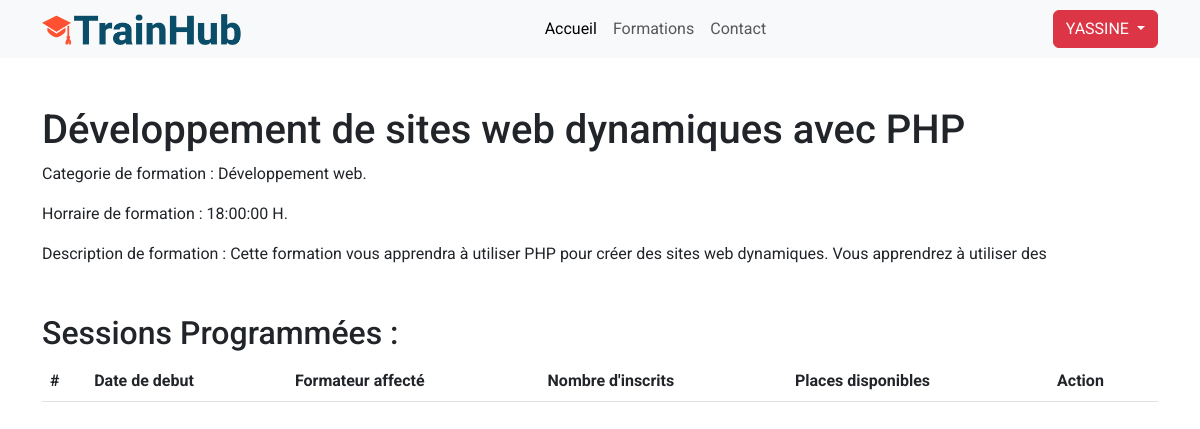
The page /details.php?id=6 (signed in) on the database as committed earlier.
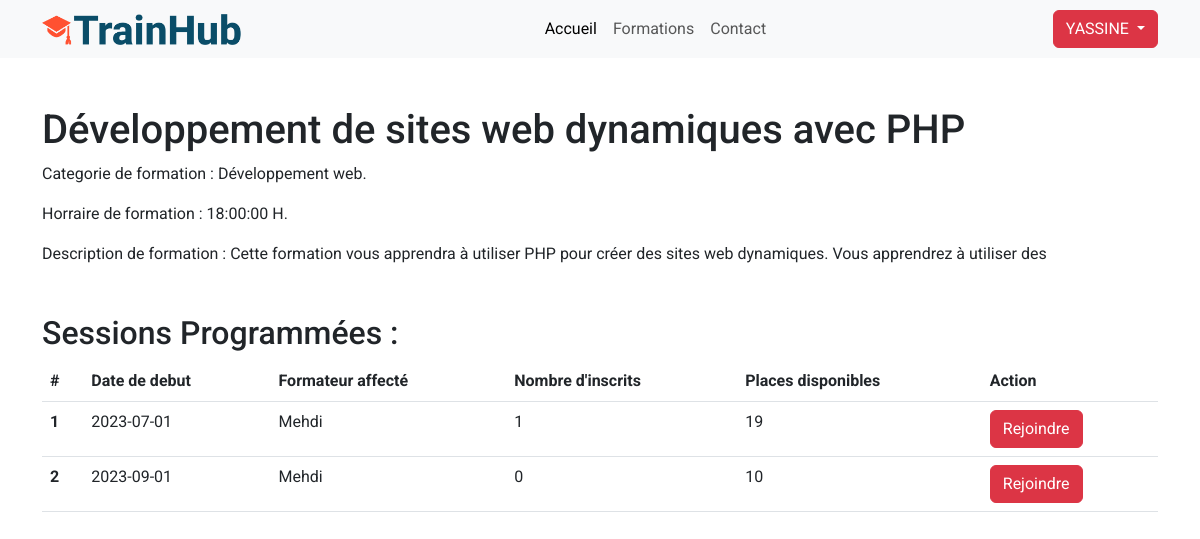
The same page on the database as committed later.
### tables this page shows
CREATE TABLE IF NOT EXISTS `session` (
  `ID_SESSION` int NOT NULL AUTO_INCREMENT,
  `ID_FORMATEUR` int NOT NULL,
  `ID_FORMATION` int NOT NULL,
  `DATE_DEBUT_SESSION` date DEFAULT NULL,
  `DATE_FIN_SESSION` date DEFAULT NULL,
  `NOMBRE_PLACES_SESSION` smallint DEFAULT NULL,
  `ETAT_SESSION` varchar(50) DEFAULT NULL,
  PRIMARY KEY (`ID_SESSION`),
  KEY `FK_SESSION_AFFECTER_FORMATEU` (`ID_FORMATEUR`),
  KEY `FK_SESSION_CONCERNE_FORMATIO` (`ID_FORMATION`)
);

CREATE TABLE IF NOT EXISTS `formateur` (
  `ID_FORMATEUR` int NOT NULL AUTO_INCREMENT,
  `ID_ADMIN` int NOT NULL,
  `NOM_FORMATEUR` varchar(40) DEFAULT NULL,
  `EMAIL_FORMATEUR` varchar(120) DEFAULT NULL,
  `MDP_FORMATEUR` varchar(30) DEFAULT NULL,
  PRIMARY KEY (`ID_FORMATEUR`),
  KEY `FK_FORMATEU_GERER_ADMIN` (`ID_ADMIN`)
);

### details.php (the view, shortened to what this page needs)
<?php
include("./db_connection.php");
if (isset($_GET['id'])) {
  $id_formation = $_GET['id'];
}
?>
<!doctype html>
<html lang="en">
  <head>
    <link rel="stylesheet" href="styles.css">
    <link href="https://cdn.jsdelivr.net/npm/bootstrap@5.3.0-alpha3/dist/css/bootstrap.min.css" rel="stylesheet">
  </head>
  <body>
  <header class="sticky-top">
      <nav class="navbar navbar-expand-lg navbar-light bg-light">
        <div class="container">
          <a class="navbar-brand" href="index.php">
            <img src="icons/logo.png" alt="Logo" width="200">
          </a>
          <div class="collapse navbar-collapse" id="navbarNav">
            <ul class="navbar-nav mx-auto">
              <li class="nav-item">
                <a class="nav-link active" href="index.php">Accueil</a>
              </li>
              <li class="nav-item">
                <a class="nav-link" href="./formation.php">Formations</a>
              </li>
              <li class="nav-item">
                <a class="nav-link" href="#">Contact</a>
              </li>
            </ul>
            <div class="d-flex">
            <?php
                  if (isset($_SESSION['email'])) {
                      echo '
                      <div class="dropdown">
                        <button class="btn btn-danger dropdown-toggle text-uppercase" type="button" data-bs-toggle="dropdown" aria-expanded="false">
                          '. $_SESSION['full_name'] .'
                        </button>
                        <ul class="dropdown-menu">
                          <li><a class="dropdown-item" href="./profil.php">Mon Profil</a></li>
                          <li><a class="dropdown-item" href="#">Editer Mes Informations</a></li>
                          <li><hr class="dropdown-divider"></li>
                          <li><a class="dropdown-item" href="logout.php">Se Deconnecter</a></li>
                        </ul>
                      </div>';
                  } else {
                      echo '<a href="login.php" class="btn btn-outline-danger me-2" type="button">Login</a>
                      <a class="btn btn-danger" type="button">Sign up</a>';
                  }
                ?>
            </div>
          </div>
        </div>
      </nav>
    </header>
    <?php
      $formation_list_request = "SELECT * FROM `formation` WHERE formation.ID_FORMATION = '$id_formation'";
      $formation_list = $db_connection->prepare($formation_list_request);
      $formation_list->execute();
      $row = $formation_list->fetch(PDO::FETCH_ASSOC);
    ?>
    <section class="container my-5" >
      <h1><?php echo "$row[SUJET_FORMATION]" ?></h1>
      <p> Categorie de formation : <?php echo "$row[CATEGORIE_FORMATION]" ?>.</p>
      <p> Horraire de formation : <?php echo "$row[HORRAIRE_FORMATION]" ?> H.</p>
      <p> Description de formation : <?php echo "$row[DESCRIPTIVE_FORMATION]" ?></p>
    </section>
    <section class="container my-5">
      <h2>Sessions Programmées :</h2>
      <table class="table">
        <thead>
          <tr>
            <th scope="col">#</th>
            <th scope="col">Date de debut</th>
            <th scope="col">Formateur affecté</th>
            <th scope="col">Nombre d'inscrits</th>
            <th scope="col">Places disponibles</th>
            <th scope="col">Action</th>
          </tr>
        </thead>
        <tbody>
          <?php
              $session_list_request = "SELECT *, NOM_FORMATEUR, (SELECT COUNT(ID_INSCRIPTION) FROM `INSCRIPTION` where session.ID_SESSION = inscription.ID_SESSION) AS nombre_inscrits FROM `session`
              JOIN formateur ON session.ID_FORMATEUR = formateur.ID_FORMATEUR
              WHERE session.ID_FORMATION = '$id_formation' AND session.DATE_DEBUT_SESSION > NOW() GROUP BY session.ID_SESSION";
              $session_list = $db_connection->prepare($session_list_request);
              $session_list->execute();
              $number = 0;
              while($row = $session_list->fetch(PDO::FETCH_ASSOC)) {
                $number++;
                echo'
                  <tr>
                      <th scope="row">'.$number.'</th>
                      <td>'.$row['DATE_DEBUT_SESSION'].'</td>
                      <td>'.$row['NOM_FORMATEUR'].'</td>
                      <td>'.$row['nombre_inscrits'].'</td>
                      <td>'.($row['NOMBRE_PLACES_SESSION'] - $row['nombre_inscrits']).'</td>
                      <td>
                        <form method="post">
                          <input type="hidden" value="'.$row['ID_SESSION'].'" name="idSession">
                          <button class="btn btn-danger '.($row['NOMBRE_PLACES_SESSION'] == $row['nombre_inscrits'] ? 'disabled' : '').'" name="rejoindre">Rejoindre</button>
                        </form>
                      </td>
                  </tr>
                ';
              }
          ?>
        </tbody>
      </table>
    </section>
</body>
</html>

Rows that differ between the two databases and show on the page:
added session: DATE_DEBUT_SESSION "2023-07-01", ID_FORMATEUR.NOM_FORMATEUR "Mehdi", nombre_inscrits "1", nombre_inscrits "19"
added session: DATE_DEBUT_SESSION "2023-09-01", ID_FORMATEUR.NOM_FORMATEUR "Mehdi", nombre_inscrits "0", $row['NOMBRE_PLACES_SESSION']-$row['nombre_inscrits'] "10"
